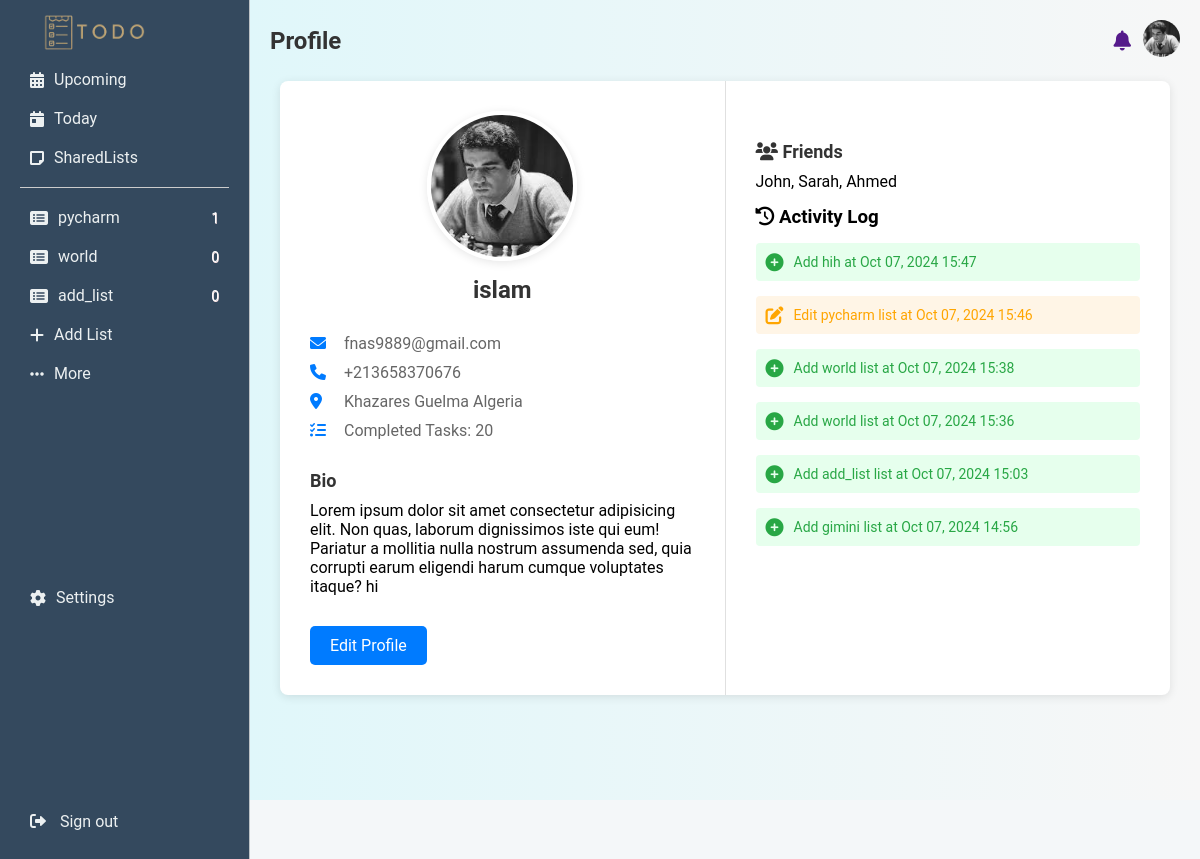
/profile/ (signed in), run on the app's committed database.
### base/models.py (models this page shows, shortened)
class ToDoList(models.Model):
    id = models.UUIDField(primary_key=True, default=uuid.uuid4, editable=False)
    user = models.ForeignKey(CustomUser, on_delete=models.CASCADE, related_name='todo_lists')
    name = models.CharField(max_length=255)
    description = models.TextField()
    created_at = models.DateTimeField(auto_now_add=True)
    updated_at = models.DateTimeField(auto_now=True)
    is_private = models.BooleanField(default=True)
    icon = models.CharField(max_length=50, default='fa-list-alt')
    class Meta:
        verbose_name = "To-Do List"
        verbose_name_plural = "To-Do Lists"

class CustomUser(models.Model):
    user = models.OneToOneField(User, on_delete=models.CASCADE, related_name='custom_user', null=True, blank=True)
    created_at = models.DateTimeField(auto_now_add=True)
    updated_at = models.DateTimeField(auto_now=True)
    image_profile = models.ImageField(upload_to='profiles/',default='profiles/avatar.jpg', null=True, blank=True)
    confirmation_pin  = models.CharField(max_length=6, null=True, blank=True)
    is_active = models.BooleanField(default=False)
    Boi = models.TextField(null=True,blank=True)
    location = models.TextField(null=True,blank=True)
    phone_number  =models.CharField(null=True,blank=True,max_length=13)

class ActivityLog(models.Model):
    log_id = models.UUIDField(primary_key=True, default=uuid.uuid4, editable=False)
    user = models.ForeignKey(User, on_delete=models.CASCADE, related_name='activity_logs')
    action = models.CharField(max_length=255)
    related_object = models.CharField(max_length=255, blank=True, null=True)
    timestamp = models.DateTimeField(auto_now_add=True)
    update_at = models.DateTimeField(auto_now=True)
    class Meta:
        verbose_name = "Activity Log"
        verbose_name_plural = "Activity Logs"

### base/views.py (the view)
# urls.py: path('profile/', views.profile_view, name='profile'),
@login_required
def profile_view(request):
    custom_user = CustomUser.objects.get(user=request.user)
    activity_logs = ActivityLog.objects.filter(user=request.user).order_by('-update_at')[:6]
    return render(request, 'base/profile.html', {'custom_user': custom_user, 'title': 'Profile','activity_logs':activity_logs})

### base/context_processors.py (called while the page is built)
def user_info(request):
    if request.user.is_authenticated:
        try:
            user_profile = CustomUser.objects.get(user = request.user)
            return {
                'user':user_profile,
                'image_profile':user_profile.image_profile
            }
        except:
            print('there is error ')
    return{}

def side_bare_links(request):
    if request.user.is_authenticated:
        custom_user = CustomUser.objects.get(user=request.user)
        user_last_lists = ToDoList.objects.filter(user=custom_user).annotate(task_count=Count('tasks')).order_by('-updated_at')[:3]
        return {'custom_user': custom_user, 'user_last_lists': user_last_lists}
    return {'custom_user': None, 'user_last_lists': []}

### base/templates/base/profile.html
{% extends 'base/base.html' %}
{% load static %}
{% block extra_css %}
    <link rel="stylesheet" href="{% static 'css/profile.css' %}">
    <link rel="stylesheet" href="https://cdnjs.cloudflare.com/ajax/libs/font-awesome/6.0.0-beta3/css/all.min.css">
{% endblock extra_css %}
{% block content %}
<div class="profile-container">
    <div class="profile-card">
        <div class="profile-left">
            <div class="profile-header">
                {% if custom_user.image_profile %}
                    <img src="{{ custom_user.image_profile.url }}" alt="Profile Picture" class="profile-image">
                {% else %}
                    <img src="{% static 'img/default_profile.png' %}" alt="Default Profile Picture" class="profile-image">
                {% endif %}
                <h2>{{ custom_user.user.username }}</h2>
            </div>
            <div class="profile-info">
                <p><i class="fas fa-envelope"></i> {{ custom_user.user.email }}</p>
                {% if custom_user.phone_number %}
                    <p><i class="fas fa-phone"></i> {{ custom_user.phone_number }}</p>
                {% endif %}
                {% if custom_user.location %}
                    <p><i class="fas fa-map-marker-alt"></i> {{ custom_user.location }}</p>
                {% endif %}
                <p><i class="fas fa-tasks"></i> Completed Tasks: 20</p>
            </div>
            <div class="bio">
                <h3>Bio</h3>
                {% if custom_user.Boi %}
                    <p>{{ custom_user.Boi }}</p>
                {% else %}
                    <p>No bio available.</p>
                {% endif %}
            </div>
            <a href="{% url 'edit_profile' %}" class="edit-profile-btn">Edit Profile</a>
        </div>
        <div class="profile-right">
            <div class="friends">
                <h3 class='Friends_title'><i class="fas fa-users"></i> Friends</h3>
                <p>John, Sarah, Ahmed</p>
            </div>
            <h3 class='Activity_Log_title'><i class="fas fa-history"></i> Activity Log</h3>
            <ul class="activity-log">
                {% for activity in activity_logs %}
                    <li class="activity-item activity-{{ activity.action }}">
                        {% if activity.action == 'add' %}
                            <i class="fas fa-plus-circle activity-icon"></i>
                        {% elif activity.action == 'edit' %}
                            <i class="fas fa-edit activity-icon"></i>
                        {% elif activity.action == 'remove' %}
                            <i class="fas fa-minus-circle activity-icon"></i>
                        {% endif %}
                        <span class="activity-text">
                            {{ activity.action|title }} {{ activity.related_object }} at {{ activity.timestamp|date:"M d, Y H:i" }}
                        </span>
                    </li>
                {% endfor %}
            </ul>
        </div>
    </div>
</div>
{% endblock content %}

### base/templates/base/sidebar.html (shortened to what this page needs)
{% load static %}
{% block extra_css %}
  <link rel="stylesheet" href=" {% static 'css/side_bare_hero.css' %}">
{% endblock extra_css %}
<div class="sidebar">
  <a href=" {% url 'home' %}"> <img src="{% static 'logo/todo-removebg-preview.png' %}" alt="logo" class='logo'> </a>
  <div class="tasks">
    <div class="task-item">
      <i class="fas fa-calendar-alt"></i>
      <a>Upcoming</a>
    </div>
    <div class="task-item active">
      <i class="fas fa-calendar-day"></i>
      <a href="{% url 'today_tasks' %}">Today</a>
    </div>
    <div class="task-item">
      <i class="fas fa-sticky-note"></i>
      <a href='{% url 'shared_list' %}'>SharedLists</a>
    </div>
  </div>
  <hr>
  <div class="lists">
    {% for list in user_last_lists %}
    <div class="list-item">
      <i class="fa {{list.icon}}"></i>
      <a href="{% url 'tasks_for_list' list_id=list.id %}">{{ list.name }}</a>
      <span class="task-count">{{ list.task_count }}</span>
    </div>
    {% endfor %}
    <div class="add-new-list">
        <i class="fas fa-plus"></i>
      <a href='{% url 'create_todo_list' %}'>
        Add List
      </a>
    </div>
    <div class="more-link">
      <i class="fas fa-ellipsis-h"></i>
      <a href="{% url 'lists_view' %}">More</a>
    </div>
  </div>
  <div class="settings">
    <i class="fas fa-cog"></i>
    <a>Settings</a>
  </div>
  <div class="sign-out">
    <a href="{% url 'logout' %}">
      <i class="fas fa-sign-out-alt"></i>
      <span>Sign out</span>
    </a>
  </div>
</div>

### base/static/css/style.css (style rules this page uses)
* { margin: 0; padding: 0; box-sizing: border-box; font-family: "Roboto", system-ui; }
body { font-family: Arial, sans-serif; background-color: #F4F7F9; }

### base/static/css/profile.css (style rules this page uses)
.profile-container { display: flex; justify-content: center; align-items: flex-start; min-height: 100vh; background-color: #f0f2f500; padding: 20px 10px; }
.profile-card { display: flex; background-color: #ffffff; border-radius: 8px; box-shadow: 0 2px 10px rgba(0, 0, 0, 0.1); width: 100%; max-width: 1000px; }
.profile-left { flex: 1; padding: 30px; border-right: 1px solid #e0e0e0; }
.profile-right { flex: 1; padding: 30px; }
.profile-header { display: flex; flex-direction: column; align-items: center; margin-bottom: 30px; }
.profile-image { width: 150px; height: 150px; border-radius: 50%; object-fit: cover; margin-bottom: 15px; border: 4px solid #fff; box-shadow: 0 2px 10px rgba(0, 0, 0, 0.1); }
.profile-header h2 { font-size: 24px; margin: 0; color: #333; }
.profile-info p { margin: 10px 0; font-size: 16px; color: #666; }
.profile-info i { width: 20px; margin-right: 10px; color: #007bff; }
.bio, .friends { margin-top: 30px; }
.bio h3, .friends h3 { font-size: 18px; color: #333; margin-bottom: 10px; }
.Activity_Log_title { margin-top: 15px; margin-bottom: 15px; }
.edit-profile-btn { display: inline-block; background-color: #007bff; color: #fff; text-decoration: none; padding: 10px 20px; border-radius: 5px; font-size: 16px; margin-top: 30px; transition: background-color 0.3s ease; }
.activity-log { list-style-type: none; padding: 0; margin: 0; }
.activity-item { display: flex; align-items: center; margin-bottom: 15px; padding: 10px; border-radius: 4px; font-size: 14px; }
.activity-icon { margin-right: 10px; font-size: 18px; }
.activity-text { flex-grow: 1; }
.activity-add { background-color: #e6ffed; color: #28a745; }
.activity-edit { background-color: #fff5e6; color: #ffa500; }
.activity-add .activity-icon { color: #28a745; }
.activity-edit .activity-icon { color: #ffa500; }

### base/static/css/side_bare_hero.css (style rules this page uses)
.logo { height: 35px; width: auto; margin-top: -5px; margin-bottom: 6px; }
a { text-decoration: none; }
.sidebar { background-color: #34495E; border-right: 1px solid #BDC3C7; padding: 20px; width: 250px; display: flex; flex-direction: column; position: fixed; height: 100%; top: 0; left: 0; overflow-y: auto; z-index: 1000; }
.tasks .task-item, .lists .list-item, .tags .tag-item , .add-new-list, .add-new-tag, .settings, .sign-out { display: flex; align-items: center; padding: 10px; border-radius: 8px; cursor: pointer; -webkit-border-radius: 8px; -moz-border-radius: 8px; -ms-border-radius: 8px; -o-border-radius: 8px; }
.tasks .task-item i, .lists .list-item i, .tags .tag-item i { margin-right: 10px; font-size: 16px; }
.tasks .task-item .task-count, .lists .list-item .task-count { margin-left: auto; font-size: 14px; color: #ffffff; text-shadow: 0.5px 0.5px #ffe6e6; }
.add-new-list, .add-new-tag, .more-link { display: flex; align-items: center; padding: 10px; border-radius: 5px; cursor: pointer; color: #666; text-decoration: none; }
.add-new-list i, .add-new-tag i, .more-link i { margin-right: 10px; font-size: 16px; }
.settings, .sign-out { display: flex; align-items: center; padding: 10px; border-radius: 5px; cursor: pointer; color: #666; margin-top: auto; }
.settings i, .sign-out i { margin-right: 10px; font-size: 16px; }
.sidebar a, .sidebar i { color: #ECF0F1; }
.task-count { color: #BDC3C7; }
.sidebar i { color: #ECF0F1; }
hr { border: none; border-top: 1px solid #ccc; margin: 10px 0; }

### data on the page
ToDoList: name "pycharm", task_count "1"
ToDoList: name "world", task_count "0"
ToDoList: name "add_list", task_count "0"
CustomUser: image_profile (picture), user.username "islam", user.email "fnas9889@gmail.com", phone_number "+213658370676", location "Khazares Guelma Algeria", Boi "Lorem ipsum dolor sit amet consectetur adipisicing elit. Non quas, laborum dignissimos iste qui eum! Pariatur a mollitia nulla nostrum assumenda sed, quia corrupti earum eligendi harum cumque voluptates itaque? hi"
ActivityLog: action "Add", related_object "hih", timestamp "Oct 07, 2024 15:47"
ActivityLog: action "Edit", related_object "pycharm list", timestamp "Oct 07, 2024 15:46"
ActivityLog: action "Add", related_object "world list", timestamp "Oct 07, 2024 15:38"
ActivityLog: action "Add", related_object "world list", timestamp "Oct 07, 2024 15:36"
ActivityLog: action "Add", related_object "add_list list", timestamp "Oct 07, 2024 15:03"
ActivityLog: action "Add", related_object "gimini list", timestamp "Oct 07, 2024 14:56"

### other printed values
{{ title }} "Profile"
